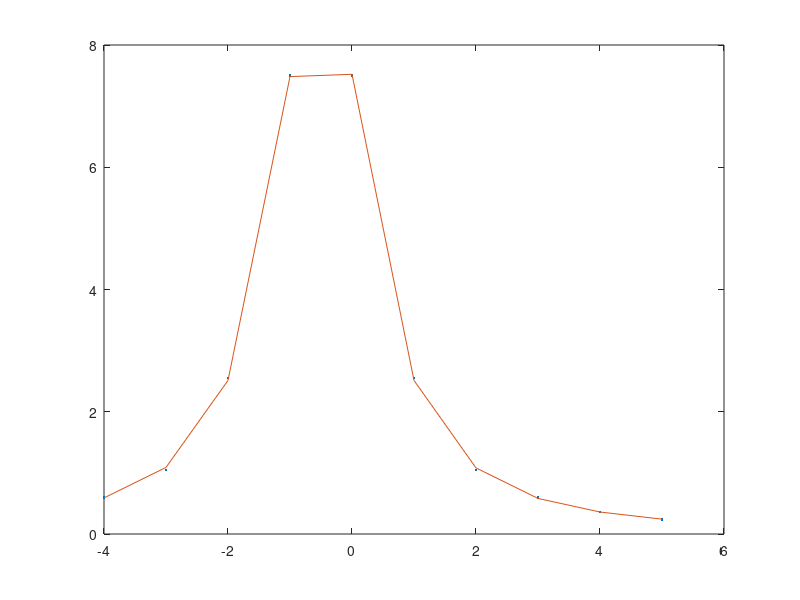

Recreate this plot in MATLAB. (Note: this script raises an error after producing the figure.)
T=(-4:5)';
x=[0.6;1.05;2.55;7.5;7.5;2.55;1.05;0.6;0.36;0.24];
plot(T,x,'.')
A=[(-x.*T.^2) (-T.*x) T  T.^0  exp(-2*(T+0.5).^2)];
param=pinv(A)*x;
param
f=@(T)  (param(3)*T + param(4) + param(5)*exp(-2*(T+0.5).^2))./(param(1)*T.^2 + param(2)*T + 1);
plot(T,x,'.',T,f(T))
norm(f(T)-x)/norm(x)



%integral

I=integra(f,-4,6,100,4,3)
